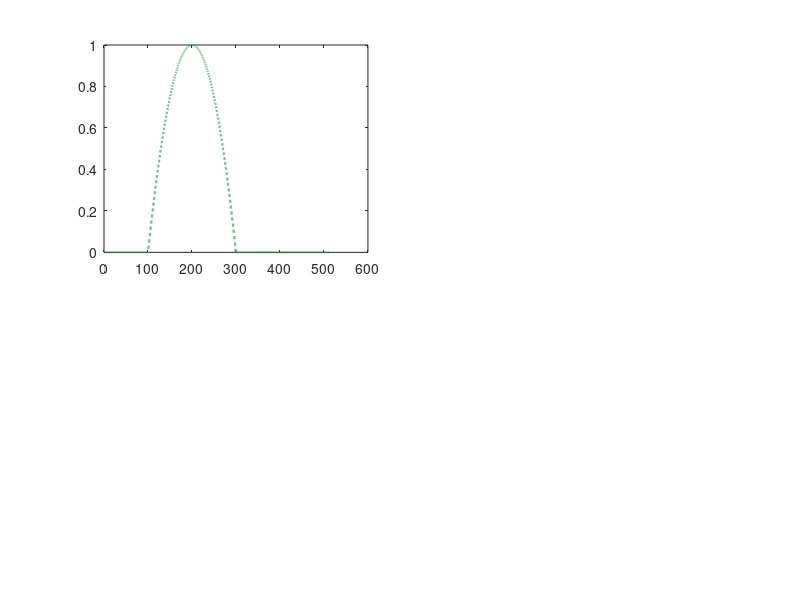

MATLAB code to generate this figure: (Note: this script raises an error after producing the figure.)
% Updated by: Miriam Ramos Arevalo; Lab Topic 2_2 - Slide 6.
% Date: November 2026.

%% Demo for colored Gaussian noise generation
%Sampling frequency for noise realization
sampFreq = 1024; %Hz
%Number of samples to generate
nSamples = 16384;
% Repeat the original demo with 1x, 2x, and 4x samples.
% Keep the sampling frequency, filter order, and Welch window the same as the original.
sampleCounts = nSamples*[1, 2, 4];
for runIndex = 1:numel(sampleCounts)
    nSamples = sampleCounts(runIndex);

    %Time samples
    timeVec = (0:(nSamples-1))/sampFreq;

    %Target two-sided PSD given by the inline function handle
    targetPSD = @(f) (f>=100 & f<=300).*(f-100).*(300-f)/10000;

    % Show the plots together for each sample count.
    figure('Name', sprintf('N = %d', nSamples), 'NumberTitle', 'off', ...
        'Position', [100, 100, 1100, 700]);
    subplot(2,2,1);
    
    %Plot PSD
    freqVec = 0:0.1:512;
    psdVec = targetPSD(freqVec);
    plot(freqVec,psdVec,'--','Color',[0.2,0.65,0.3],'LineWidth',1.5);
    hold on;

    %%
    % Design FIR filter with T(f)= square root of target PSD
    % sqrtPSD = sqrt(psdVec);
     fltrOrdr = 500;
    % b = fir2(fltrOrdr,freqVec/(sampFreq/2),sqrt(psdVec));
    % 
    % %%
    % % Generate a WGN realization and pass it through the designed filter
    % % (Comment out the line below if new realizations of WGN are needed in each run of this script)
    % rng('default'); 
    % inNoise = randn(1,nSamples);
    % outNoise = fftfilt(b,inNoise);

    %% Generate noise realization
    outNoise = statgaussnoisegen(nSamples,[freqVec(:),psdVec(:)],fltrOrdr,sampFreq);

    %%
    % Estimate the PSD
    % figure;
    % pwelch(outNoise, 512,[],[],sampFreq);
    % hold on;
    % pwelch(inNoise, 512, [], [], sampFreq);
    %Pwelch plots in dB (= 10*log10(x)); plot on a linear scale
    [pxx,f]=pwelch(outNoise, 256,[],[],sampFreq);
    plot(f,pxx);

    % Label the PSD plot.
    xlabel('Frequency (Hz)');
    ylabel('PSD');
    title(sprintf('Target and estimated PSD: N = %d', nSamples));
    legend('Target PSD', 'Estimated PSD');
    xlim([0, sampFreq/2]);
    grid on;

    % Plot noise realization
    % (or simulated noise)
    % Label the original time series.
    subplot(2,2,2);
    plot(timeVec,outNoise);
    xlabel('Time (s)');
    ylabel('Noise amplitude');
    title('Noise Realization');
    grid on;

    % Zoom in to see the oscillations in the noise.
    subplot(2,2,3);
    plot(timeVec,outNoise);
    xlim([1, 1.1]);
    xlabel('Time (s)');
    ylabel('Noise amplitude');
    title('Zoomed time series');
    grid on;

    % Inspect whether the noise values remain bell shaped.
    % PDF normalization makes the histogram heights comparable across runs.
    subplot(2,2,4);
    histogram(outNoise,50,'Normalization','pdf');
    xlabel('Noise amplitude');
    ylabel('Probability density');
    title('Noise histogram');
    grid on;

    % Add a title.
    sgtitle(sprintf('N = %d', nSamples));

    % Save each figure as a PNG.
    exportgraphics(gcf, fullfile(fileparts(mfilename('fullpath')), ...
        sprintf('noise_N_%d.png', nSamples)), 'Resolution', 150);
end
